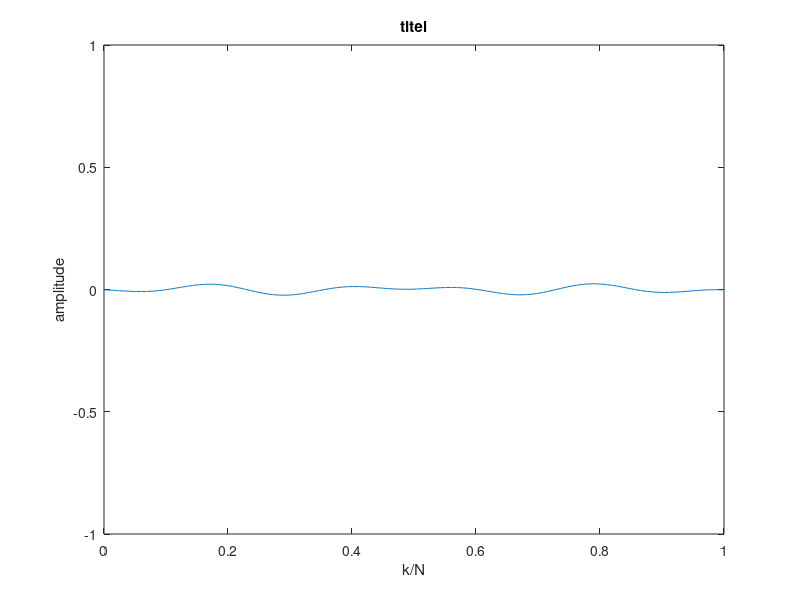

Reproduce this figure in MATLAB.
N=512;

k=0:1/N:1-1/N;

%Source signal: a
a = sin(2*pi*4*k);

%Noisy signal: b = a + r
r=rand(1,N)-0.5;
b = a + r;

B = fft(b);
Btheta = B*0;
Btheta(4)=B(4);
Btheta(508) = B(508);
atilde1 = ifft(Btheta) + a; %atilde
atilde2 = ifft(Btheta); %atilde - a

plot(k,atilde2)
title('titel');
xlabel('k/N'); 
ylabel('amplitude');
axis([0 1 -1 1])

